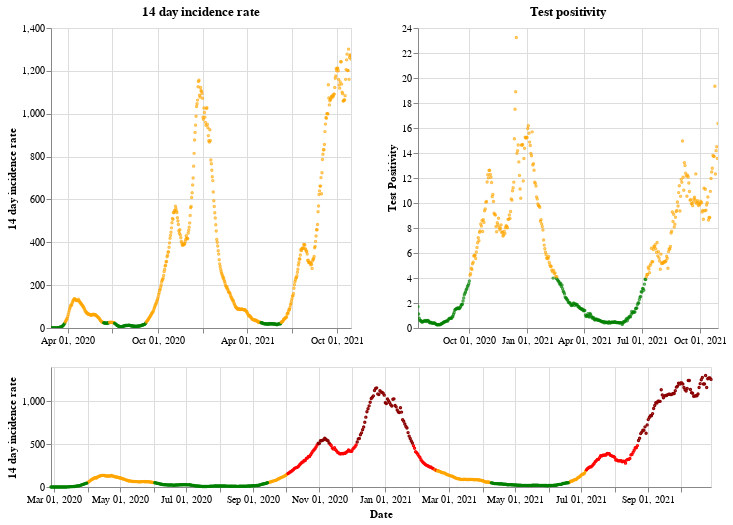

The cell this chart's notebook holds for it:
### Markdown cell above
## Wales

### Code cell
plot_traffic_light('Wales')

### Figure 1 — Vega-Lite specification as saved in the notebook (floating-point values rounded to 4 significant figures; data arrays with more than 128 entries replaced by an {"elided": "..."} marker saying what was removed)
{"config": {"view": {"continuousWidth": 400, "continuousHeight": 300}}, "vconcat": [{"hconcat": [{"mark": {"type": "point", "size": 2}, "encoding": {"color": {"condition": {"value": "green", "test": "(datum.twoWeeklyCasesRate <= 25)"}, "value": "orange"}, "tooltip": [{"type": "nominal", "field": "areaName"}, {"type": "temporal", "field": "date"}, {"type": "quantitative", "field": "twoWeeklyCasesRate"}, {"type": "quantitative", "field": "testPositivity"}], "x": {"type": "temporal", "axis": {"title": ""}, "field": "date", "scale": {"domain": {"selection": "DateBrush"}}, "timeUnit": "yearmonthdate"}, "y": {"type": "quantitative", "axis": {"title": "14 day incidence rate"}, "field": "twoWeeklyCasesRate"}}, "title": "14 day incidence rate", "width": 300}, {"mark": {"type": "point", "size": 2}, "encoding": {"color": {"condition": {"value": "green", "test": "(datum.testPositivity <= 4)"}, "value": "orange"}, "tooltip": [{"type": "nominal", "field": "areaName"}, {"type": "temporal", "field": "date"}, {"type": "quantitative", "field": "twoWeeklyCasesRate"}, {"type": "quantitative", "field": "testPositivity"}], "x": {"type": "temporal", "axis": {"title": ""}, "field": "date", "scale": {"domain": {"selection": "DateBrush"}}, "timeUnit": "yearmonthdate"}, "y": {"type": "quantitative", "axis": {"title": "Test Positivity"}, "field": "testPositivity"}}, "title": "Test positivity", "width": 300}]}, {"layer": [{"mark": {"type": "point", "size": 2}, "encoding": {"color": {"condition": {"value": "orange", "test": "(((datum.testPositivity < 4) && (datum.twoWeeklyCasesRate >= 50)) && (datum.twoWeeklyCasesRate < 200))"}, "value": "red"}, "opacity": {"condition": {"value": 1, "test": "((datum.twoWeeklyCasesRate >= 50) && (datum.twoWeeklyCasesRate < 500))"}, "value": 0}, "tooltip": [{"type": "nominal", "field": "areaName"}, {"type": "temporal", "field": "date"}, {"type": "quantitative", "field": "twoWeeklyCasesRate"}, {"type": "quantitative", "field": "testPositivity"}], "x": {"type": "temporal", "axis": {"title": "Date"}, "field": "date", "timeUnit": "yearmonthdate"}, "y": {"type": "quantitative", "axis": {"title": "14 day incidence rate"}, "field": "twoWeeklyCasesRate"}}, "selection": {"DateBrush": {"type": "interval", "encodings": ["x"], "fields": ["Time"]}}}, {"mark": {"type": "point", "size": 2}, "encoding": {"color": {"value": "darkred"}, "opacity": {"condition": {"value": 1, "test": "(datum.twoWeeklyCasesRate >= 500)"}, "value": 0}, "tooltip": [{"type": "nominal", "field": "areaName"}, {"type": "temporal", "field": "date"}, {"type": "quantitative", "field": "twoWeeklyCasesRate"}, {"type": "quantitative", "field": "testPositivity"}], "x": {"type": "temporal", "axis": {"title": "Date"}, "field": "date", "timeUnit": "yearmonthdate"}, "y": {"type": "quantitative", "axis": {"title": "14 day incidence rate"}, "field": "twoWeeklyCasesRate"}}}, {"mark": {"type": "point", "size": 2}, "encoding": {"color": {"condition": {"value": "green", "test": "((datum.testPositivity < 4) && (datum.twoWeeklyCasesRate < 50))"}, "value": "orange"}, "opacity": {"condition": {"value": 1, "test": "(datum.twoWeeklyCasesRate < 50)"}, "value": 0}, "tooltip": [{"type": "nominal", "field": "areaName"}, {"type": "temporal", "field": "date"}, {"type": "quantitative", "field": "twoWeeklyCasesRate"}, {"type": "quantitative", "field": "testPositivity"}], "x": {"type": "temporal", "axis": {"title": "Date"}, "field": "date", "timeUnit": "yearmonthdate"}, "y": {"type": "quantitative", "axis": {"title": "14 day incidence rate"}, "field": "twoWeeklyCasesRate"}}}], "height": 120, "width": 660}], "data": {"name": "data-dc3fc735b3cefe60182fff5110c2d02d"}, "$schema": "https://vega.github.io/schema/vega-lite/v4.8.1.json", "datasets": {"data-dc3fc735b3cefe60182fff5110c2d02d": {"elided": "611 records"}}}
